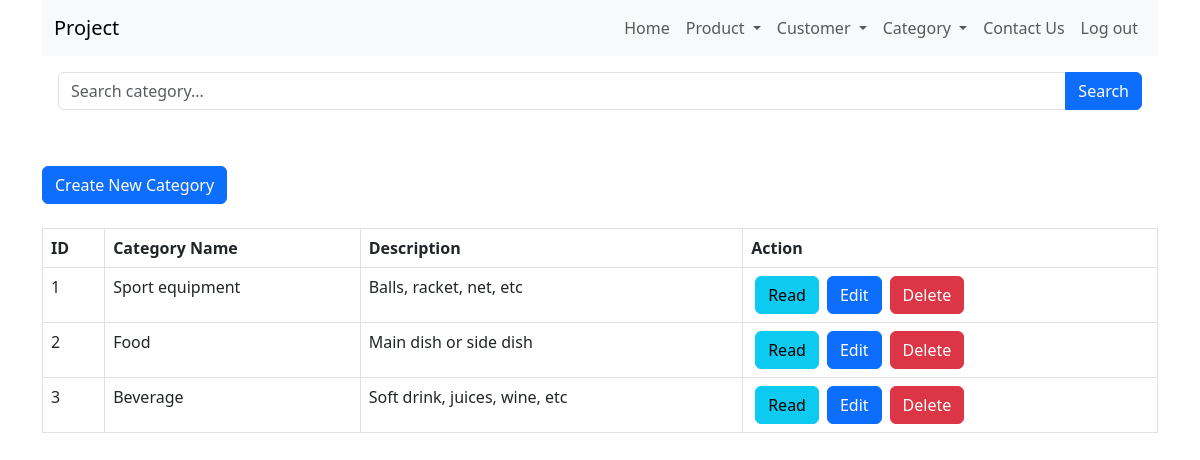
/category_read.php, run on the app's committed database.
### tables this page shows
CREATE TABLE IF NOT EXISTS `category` (
  `category_id` int NOT NULL AUTO_INCREMENT,
  `category_name` varchar(20) NOT NULL,
  `description` text NOT NULL,
  PRIMARY KEY (`category_id`),
  UNIQUE KEY `category_name` (`category_name`)
);

### category_read.php (the view, shortened to what this page needs)
<html lang="en">
<head>
    <link href="https://cdn.jsdelivr.net/npm/bootstrap@5.3.0/dist/css/bootstrap.min.css" rel="stylesheet">
</head>
<body>
    <div class="container">
        <?php
        include 'menu/menu.php';
        ?>
        <?php
        include 'config/database.php';
        $searchKeyword = isset($_GET['search']) ? $_GET['search'] : '';
        $query = "SELECT * FROM category";
        $query .= " ORDER BY category_id ASC";
        $stmt = $con->prepare($query);
        $stmt->execute();
        $num = $stmt->rowCount();
        echo '<div class="p-3">
            <form method="GET" action="">
                <div class="input-group mb-3">
                    <input type="text" class="form-control" name="search" placeholder="Search category..." value="' . str_replace('%', '', $searchKeyword) . '">
                    <button class="btn btn-primary" type="submit">Search</button>
                </div>
            </form>
        </div>';
        echo "<br><div><a href='category_create.php' class='btn btn-primary m-b-1em'>Create New Category</a></div>" . "<br>";
        if ($num > 0) {
            echo "<table id='product_table' class='table table-hover table-responsive table-bordered'>";
            echo "<tr>";
            echo "<th>ID</th>";
            echo "<th>Category Name</th>";
            echo "<th>Description</th>";
            echo "<th>Action</th>";
            echo "</tr>";
            while ($row = $stmt->fetch(PDO::FETCH_ASSOC)) {
                extract($row);
                echo "<tr>";
                echo "<td>{$category_id}</td>";
                echo "<td>{$category_name}</td>";
                echo "<td>{$description}</td>";
                echo "<td>";
                echo "<a href='category_read_one.php?id={$category_id}' class='btn btn-info m-r-1em mx-1'>Read</a>";
                echo "<a href='category_update.php?id={$category_id}' class='btn btn-primary m-r-1em mx-1'>Edit</a>";
                echo "<a href='#' onclick='delete_product({$category_id});'  class='btn btn-danger mx-1'>Delete</a>";
                echo "</td>";
                echo "</tr>";
            }
            echo "</table>";
        } else {
            echo "<div class='alert alert-danger'>No records found.</div>";
        }
        ?>
    </div>
</body>
</html>

### data on the page
category: category_id "1", category_name "Sport equipment", description "Balls, racket, net, etc"
category: category_id "2", category_name "Food", description "Main dish or side dish"
category: category_id "3", category_name "Beverage", description "Soft drink, juices, wine, etc"
